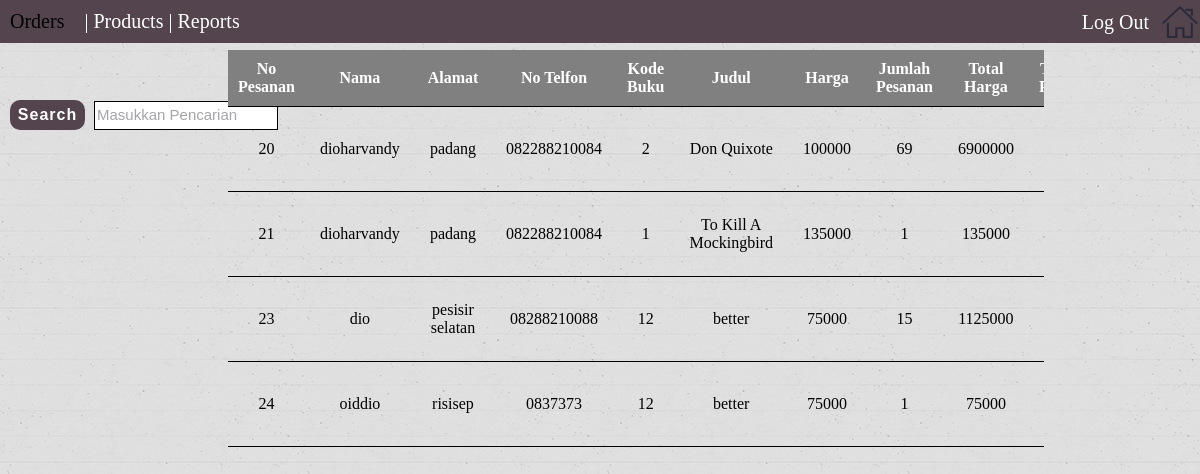
Page /pegawai/pesanan.php (signed in) on the committed database.
### tables this page shows
CREATE TABLE `pesanan` (
  `nopesanan` int(11) NOT NULL,
  `kode` int(10) NOT NULL,
  `kode_pelanggan` int(11) NOT NULL,
  `tanggal` varchar(30) NOT NULL
);

CREATE TABLE `pelanggan` (
  `kode_pelanggan` int(11) NOT NULL,
  `nama` varchar(50) NOT NULL,
  `alamat` varchar(50) NOT NULL,
  `nohp` varchar(13) NOT NULL,
  `jumlah_pesanan` int(11) NOT NULL
);

CREATE TABLE `buku` (
  `kode` int(10) NOT NULL,
  `judul` varchar(50) NOT NULL,
  `penulis` varchar(30) NOT NULL,
  `jumlah` int(10) NOT NULL,
  `gambar` varchar(30) NOT NULL,
  `harga` int(10) NOT NULL
);

### functions.php (called while the page is built, shortened)
<?php 	$conn = mysqli_connect("localhost","root","","dbtokobuku");
function pesanan($pesanan){
	global $conn;
	$result = mysqli_query($conn,$pesanan);
	$rows=[];
	while ($row = mysqli_fetch_assoc($result)){
		$rows[] = $row;
	}
	return $rows;
}
?>

### pegawai/pesanan.php (the view, shortened to what this page needs)
<?php require '../functions.php';
		$pesanan = pesanan("SELECT pesanan.nopesanan, pelanggan.nama, pelanggan.alamat, pelanggan.nohp, buku.kode, buku.judul, buku.harga, pelanggan.jumlah_pesanan, pesanan.tanggal, pelanggan.jumlah_pesanan*buku.harga AS total FROM pesanan JOIN buku ON buku.kode = pesanan.kode JOIN pelanggan ON pelanggan.kode_pelanggan = pesanan.kode_pelanggan");
 ?>
<!DOCTYPE html>
<html>
<head>
	<link rel="stylesheet" href="../style.css">
</head>
<body>
<div class="fixed">Orders
<a href="index.php" class="order">|	Products</a>
<a href="laporan.php" class="order">| Reports</a>
<a href="../" title="Home"><img src="../img/1.png" class="order1"></a>
<a href="../login/logout.php" onclick="return confirm ('Are You Sure?');" class="logout ">Log Out</a>
</div>
<div class="cari">
<form action="" method="post">
<button type="submit" name="submit" class="cari">Search</button>
    <input type="text" name="cari" class="cari" placeholder="Masukkan Pencarian" autofocus autocomplete="off">
</form>
</div>
<div class="produk" style="overflow-x: auto;">
<table border="0" cellspacing="0" cellpadding="10">
				<tr>
						<th>No Pesanan</th>
						<th>Nama</th>
						<th>Alamat</th>
						<th>No Telfon</th>
						<th>Kode Buku</th>
						<th>Judul</th>
						<th>Harga</th>
						<th>Jumlah Pesanan</th>
						<th>Total Harga</th>
           				<th>Tanggal Pesanan</th>
				</tr>
				<?php 	foreach($pesanan as $pesan) : ?>
				<tr class="tr">
							<td><?= $pesan["nopesanan"]; ?></td>
							<td><?= $pesan["nama"]; ?></td>
							<td><?= $pesan["alamat"]; ?></td>
							<td><?= $pesan["nohp"]; ?></td>
							<td><?= $pesan["kode"]; ?></td>
							<td><?= $pesan["judul"]; ?></td>
							<td><?= $pesan["harga"]; ?></td>
              				<td><?= $pesan["jumlah_pesanan"]; ?></td>
              				<td><?= $pesan["total"]; ?></td>
              				<td><?= $pesan["tanggal"]; ?></td>
				</tr>
				<?php 	endforeach; ?>
				</table>
</div>
</body>
</html>

### style.css (style rules this page uses)
body { margin: 0; padding: 0; background-image: url(img/notebook.png); background-position: top left; background-size: auto; }
a { color : white; text-decoration: none; border: 1px solid #54444e; position: absolute; transition: 0.7s; background-color: #5444; }
::placeholder { color: #a4a5a7; font-size: 15px; }
input { width: 100%; margin-bottom: 20px }
input[type = text], input[type = password] { border: none; border-bottom: 1px solid #fff; background-color: transparent; outline: none; height: 30px; color: #fff; font-size: 16px; }
button { border: none; outline: none; width: 300px; height: 40px; color: #fff; font-size: 16px; background: #54444e; cursor: pointer; border-radius: 10px; transition: 0.5s; font-weight: bold; letter-spacing: 1px; position: relative; left: 55px; }
div.fixed { position: fixed; right: 0; left: 0; padding: 10px; background-color:#54444e; font-size: 20px; z-index: 9999; }
a.order { position: relative; left: 15px; border: none; background-color: transparent; transition: .4s; }
img.order1 { position: fixed; right: 0; border: none; background-color: transparent; width: 40px; height: 40px; top: 2px; transition: 0.6s; }
a.logout { position: absolute; right: 50px; font-size: 20px; }
.produk { position: absolute; top: 50px; left: 19%; right: 13%; margin: auto; background-color: transparent; }
table { border-collapse: collapse; }
th { border-bottom: 1px solid black; background-color:grey; color: white; }
td { border-bottom: 1px solid black; height: 50px; padding: 15px; text-align: center; }
tr { transition: 0.4s; }
input.cari { border: 1px solid black; width: 60%; height: 25px; background-color: white; padding: 2; margin-left: 5px; color: black; }
button.cari { width: 75px; height: 30px; position: static; left: 10px; }
div.cari { position: absolute; left: 10px; top: 100px; }

### rows in the picture
pesanan: nopesanan "20", kode_pelanggan.nama "dioharvandy", kode_pelanggan.alamat "padang", kode_pelanggan.nohp "082288210084", kode.kode "2", kode.judul "Don Quixote", kode.harga "100000", kode_pelanggan.jumlah_pesanan "69", total "6900000"
pesanan: nopesanan "21", kode_pelanggan.nama "dioharvandy", kode_pelanggan.alamat "padang", kode_pelanggan.nohp "082288210084", kode.kode "1", kode.judul "To Kill A Mockingbird", kode.harga "135000", kode_pelanggan.jumlah_pesanan "1", total "135000"
pesanan: nopesanan "23", kode_pelanggan.nama "dio", kode_pelanggan.alamat "pesisir selatan", kode_pelanggan.nohp "08288210088", kode.kode "12", kode.judul "better", kode.harga "75000", kode_pelanggan.jumlah_pesanan "15", total "1125000"
pesanan: nopesanan "24", kode_pelanggan.nama "oiddio", kode_pelanggan.alamat "risisep", kode_pelanggan.nohp "0837373", kode.kode "12", kode.judul "better", kode.harga "75000", kode_pelanggan.jumlah_pesanan "1", total "75000"
